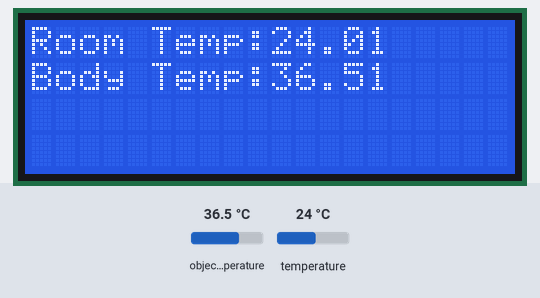
Simulated run of this sketch. Board: Arduino Uno, built with avr-gcc and run on an emulated ATmega328P. Shown: 20×4 character LCD. Inputs (shaded band) come from the test bench; at power-on: object temperature 36.5 °C, temperature 24 °C. What the sketch prints to the serial monitor is not drawn.

Above: at 1.2 s.
1.3 s: object temperature set to 37.3 °C
At 1.4 s:
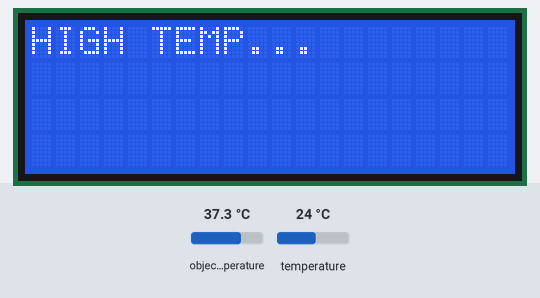
3.3 s: object temperature set to 20 °C
At 3.9 s:
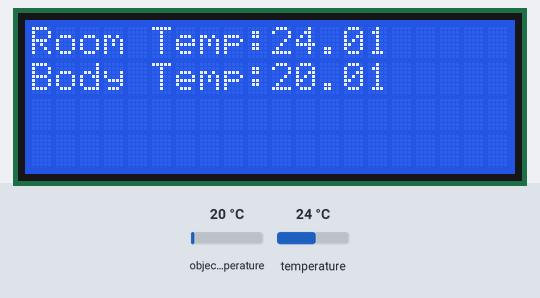
4.8 s: temperature set to 12 °C
At 6.0 s:
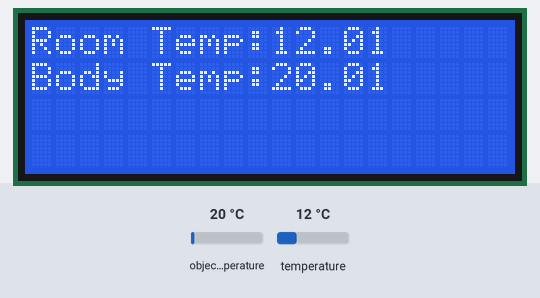
6.3 s: object temperature set to 39 °C
At 6.45 s:
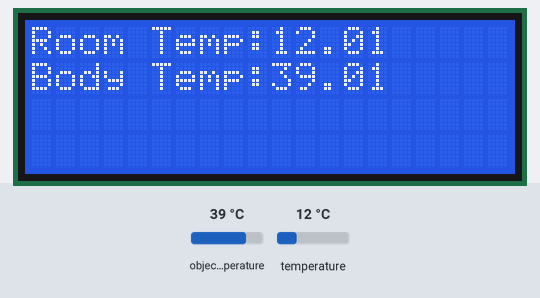

The sketch:

Adafruit_MLX90614.ino
```cpp
//Prateek
//www.prateeks.in

#include <Wire.h>
#include <Adafruit_MLX90614.h>
#include <LiquidCrystal_I2C.h>

Adafruit_MLX90614 mlx = Adafruit_MLX90614();

//Define I2C address of lcd, number of columns and rows
LiquidCrystal_I2C lcd(0x27, 20, 4);

double temp_amb;
double temp_obj;

void setup()
{
  Serial.begin(9600);
  Serial.println("Temperature Sensor MLX90614");

  //Initialize LCD I2C
  lcd.init();
  lcd.backlight();

  //Initialize MLX90614
  mlx.begin();

}

void loop()
{

  temp_amb = mlx.readAmbientTempC();
  temp_obj = mlx.readObjectTempC();
  if(temp_obj > 37) {

   Serial.print("Warning...HIGH TEMP...");
   lcd.clear();
   lcd.print("HIGH TEMP...");
   delay(50);}
  else{

  }

  //lcd display
  lcd.setCursor(0, 0);
  lcd.print("Room Temp:");
  lcd.setCursor(10, 0);
  lcd.print(temp_amb);
  lcd.setCursor(15, 0);
  lcd.write(1);
  lcd.setCursor(0, 1);
  lcd.print("Body Temp:");
  lcd.setCursor(10, 1);
  lcd.print(temp_obj);
  lcd.setCursor(15, 1);
  lcd.write(1);

  //Serial Monitor
  Serial.print("Room Temp = ");
  Serial.println(temp_amb);
  Serial.print("Object temp = ");
  Serial.println(temp_obj);

  delay(50);
}
```

Measured:
- the behaviour switches between 36.9 and 37 °C on object temperature (found by bisection; images 0 and 1)
- after the input at 1.3 s, the display: changes after 0.10 s (image 1)
- after the input at 4.8 s, the display: changes after 0.09 s (image 3)
- after the input at 6.3 s, the display: first changes after 0.06 s (image 4 shows a later state)
